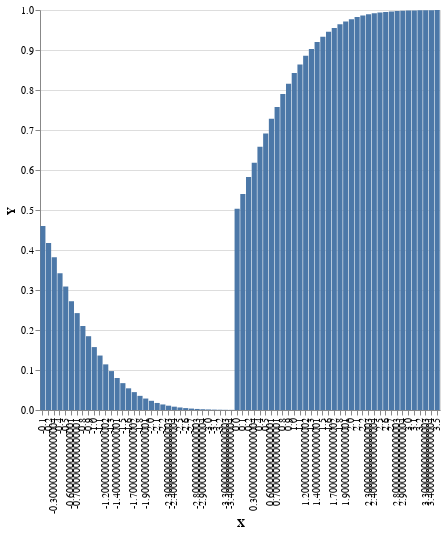

This figure's notebook cell:
### Markdown cell above
We can also plot the CDF, as in:

### Code cell
plot $ plotCdf 70 0.1 (normal 0 1)

### Figure 1 — Vega-Lite specification as saved in the notebook (floating-point values rounded to 4 significant figures)
{"$schema": "https://vega.github.io/schema/vega-lite/v4.json", "data": {"values": [{"X": "-3.4000000000000004", "Y": 0.0003476}, {"X": "-3.3000000000000003", "Y": 0.0004827}, {"X": "-3.2", "Y": 0.0007048}, {"X": "-3.1", "Y": 0.0009544}, {"X": "-3.0", "Y": 0.001354}, {"X": "-2.9000000000000004", "Y": 0.001893}, {"X": "-2.8000000000000003", "Y": 0.00261}, {"X": "-2.7", "Y": 0.003551}, {"X": "-2.6", "Y": 0.00477}, {"X": "-2.5", "Y": 0.006332}, {"X": "-2.4000000000000004", "Y": 0.008307}, {"X": "-2.3000000000000003", "Y": 0.01078}, {"X": "-2.2", "Y": 0.01384}, {"X": "-2.1", "Y": 0.0176}, {"X": "-2.0", "Y": 0.023}, {"X": "-1.9000000000000001", "Y": 0.02864}, {"X": "-1.8", "Y": 0.03535}, {"X": "-1.7000000000000002", "Y": 0.04471}, {"X": "-1.6", "Y": 0.0542}, {"X": "-1.5", "Y": 0.06715}, {"X": "-1.4000000000000001", "Y": 0.08003}, {"X": "-1.3", "Y": 0.09727}, {"X": "-1.2000000000000002", "Y": 0.1141}, {"X": "-1.1", "Y": 0.1362}, {"X": "-1.0", "Y": 0.1573}, {"X": "-0.9", "Y": 0.1845}, {"X": "-0.8", "Y": 0.21}, {"X": "-0.7000000000000001", "Y": 0.2422}, {"X": "-0.6000000000000001", "Y": 0.2719}, {"X": "-0.5", "Y": 0.3087}, {"X": "-0.4", "Y": 0.3418}, {"X": "-0.30000000000000004", "Y": 0.3821}, {"X": "-0.2", "Y": 0.4178}, {"X": "-0.1", "Y": 0.4602}, {"X": "0.0", "Y": 0.5031}, {"X": "0.1", "Y": 0.5398}, {"X": "0.2", "Y": 0.5822}, {"X": "0.30000000000000004", "Y": 0.6179}, {"X": "0.4", "Y": 0.6582}, {"X": "0.5", "Y": 0.6913}, {"X": "0.6000000000000001", "Y": 0.7281}, {"X": "0.7000000000000001", "Y": 0.7578}, {"X": "0.8", "Y": 0.79}, {"X": "0.9", "Y": 0.8155}, {"X": "1.0", "Y": 0.8427}, {"X": "1.1", "Y": 0.8638}, {"X": "1.2000000000000002", "Y": 0.8859}, {"X": "1.3", "Y": 0.9027}, {"X": "1.4000000000000001", "Y": 0.92}, {"X": "1.5", "Y": 0.9328}, {"X": "1.6", "Y": 0.9458}, {"X": "1.7000000000000002", "Y": 0.9553}, {"X": "1.8", "Y": 0.9646}, {"X": "1.9000000000000001", "Y": 0.9714}, {"X": "2.0", "Y": 0.977}, {"X": "2.1", "Y": 0.9824}, {"X": "2.2", "Y": 0.9862}, {"X": "2.3000000000000003", "Y": 0.9892}, {"X": "2.4000000000000004", "Y": 0.9917}, {"X": "2.5", "Y": 0.9937}, {"X": "2.6", "Y": 0.9952}, {"X": "2.7", "Y": 0.9964}, {"X": "2.8000000000000003", "Y": 0.9974}, {"X": "2.9000000000000004", "Y": 0.9981}, {"X": "3.0", "Y": 0.9986}, {"X": "3.1", "Y": 0.999}, {"X": "3.2", "Y": 0.9993}, {"X": "3.3000000000000003", "Y": 0.9995}, {"X": "3.4000000000000004", "Y": 0.9997}, {"X": "3.5", "Y": 0.9998}]}, "encoding": {"x": {"field": "X", "type": "nominal"}, "y": {"field": "Y", "type": "quantitative"}}, "height": 400, "mark": "bar", "width": 400}
